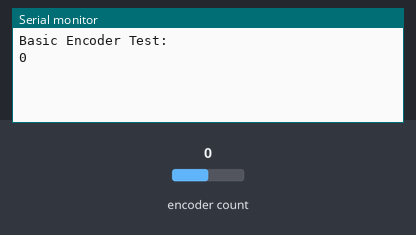
Simulated run of this sketch. Board: Arduino Uno, built with avr-gcc and run on an emulated ATmega328P. Shown: the last lines printed to the serial monitor. The test bench sets the inputs (shaded band); at power-on: encoder count 0.

Above: at 1.2 s.
1.3 s: encoder count set to 1
At 2.6 s:
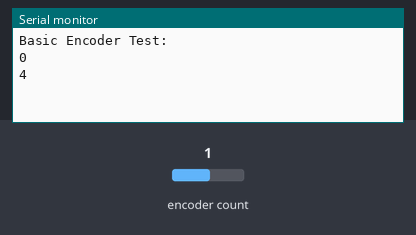
2.8 s: encoder count set to 2
At 3.9 s:
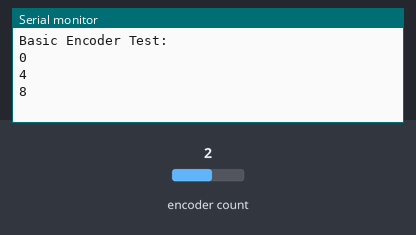

Measured:
- after the input at 1.3 s, the serial monitor: prints a new line after 0.70 s (image 1)
- after the input at 2.8 s, the serial monitor: prints a new line after 0.20 s (image 2)

The sketch:

Motor01_Encoder.ino
```cpp
/*
 Name:		Motor01_Encoder.ino
 Created:	9/26/2019 9:17:34 PM
 Author:	leungp
*/

// Test Result about 22428 steps for 10 turns on 555 motor 1:51 (should be 22440)
// 2V to 13 V all similar results.

// Test Result about 29528 steps for 10 turns on 775 motor 1:49 (should be 29400)
// 2V to 7 V all similar results.
// 13V have a different result = 25252 (Suspect the Serial writting is inturrupting too much)

// After adding an interval betweening serial write, the situation is better
// 13V have a different result = 29597
// So this is probably acceptable.

// Manually turned result can operate both pos and neg direction.


#include "Encoder.h"

Encoder myEnc(2, 3);

void setup() {
    Serial.begin(115200);
    Serial.println("Basic Encoder Test:");
}

long oldPosition = -999;
unsigned long nextReportTime = 0;

void loop() {
    long newPosition = myEnc.read();
    if (millis() > nextReportTime) {
        if (newPosition != oldPosition) {
            oldPosition = newPosition;
            Serial.println(newPosition);
        }
        nextReportTime = millis() + 1000; //Newly added report interval
    }
}
```
